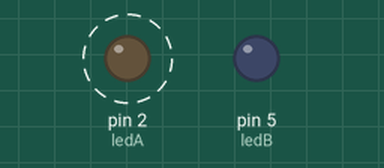
Bench run of a sketch on a simulated Arduino Uno, built with avr-gcc and run on an emulated ATmega328P. Shown: output pins drawn as LEDs (lit = HIGH). Dashed ring = blinking.

Above: at 0.15 s.
Timing chart, 0 to 39.8 s (numbered marks = the images above):
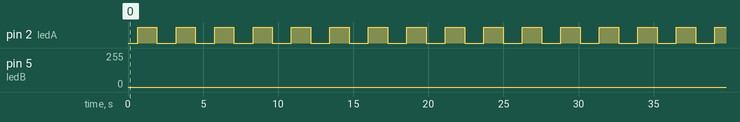

The sketch:

police_double_pwm.ino
```cpp
const int ledA = 2;
const int ledB = 5;
int valA = 0;    // A灯亮度 0~255
int step = 1;

void setup() {
  pinMode(ledA, OUTPUT);
  pinMode(ledB, OUTPUT);
}

void loop() {
  valA += step;
  // 边界反转
  if(valA >= 255 || valA <= 0){
    step = -step;
  }
  // 反相亮度：A=valA，B=255-valA
  analogWrite(ledA, valA);
  analogWrite(ledB, 255 - valA);
  delay(5);
}
```

Measured:
- by itself, pin 2 (ledA): alternates HIGH for 1.3 s and LOW for 1.3 s
